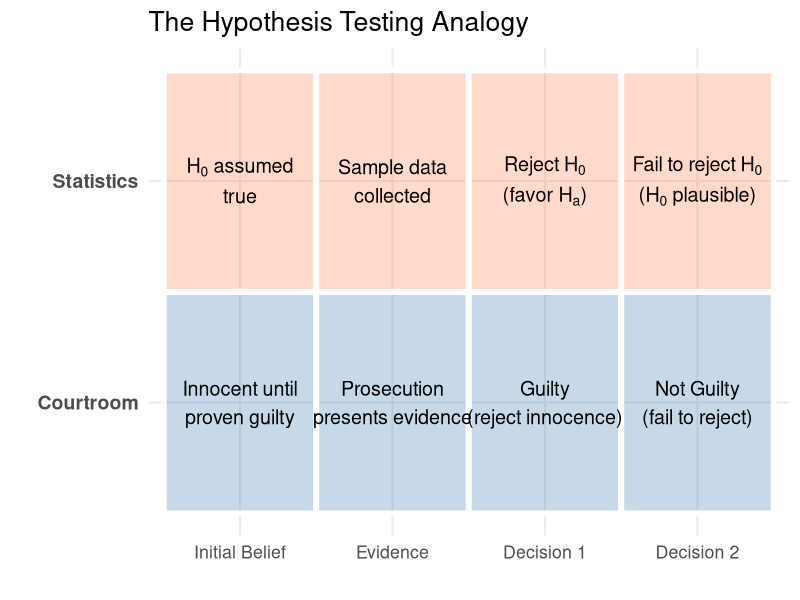
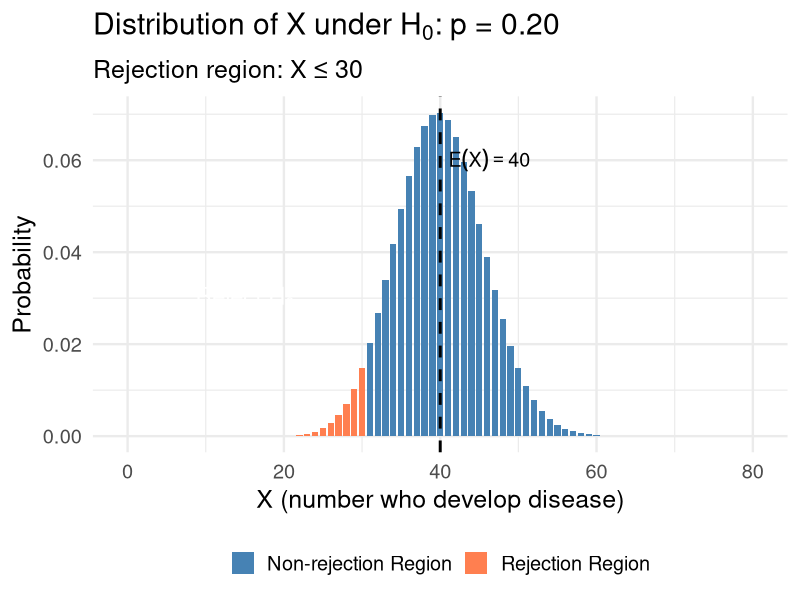
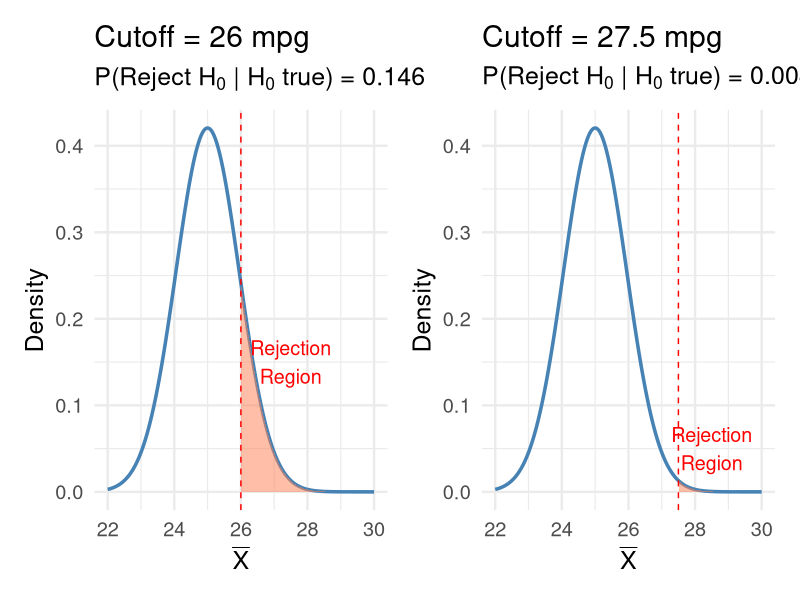
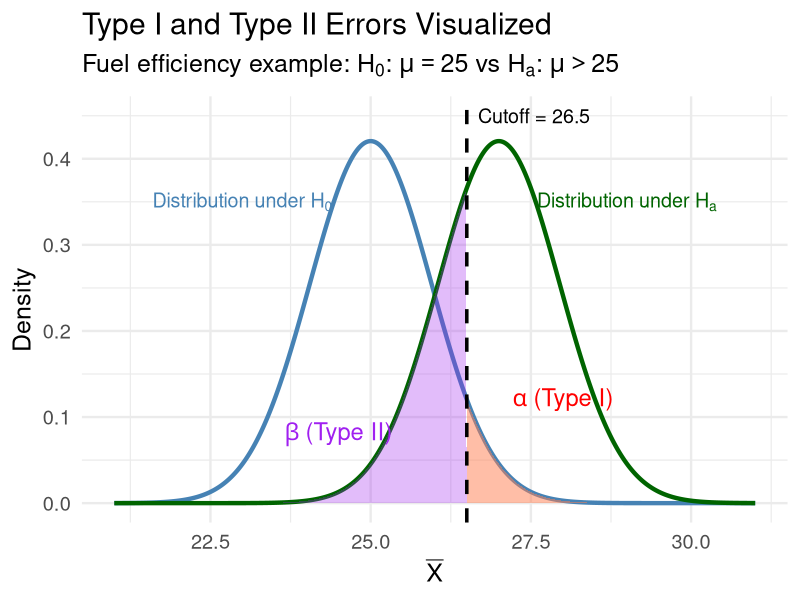
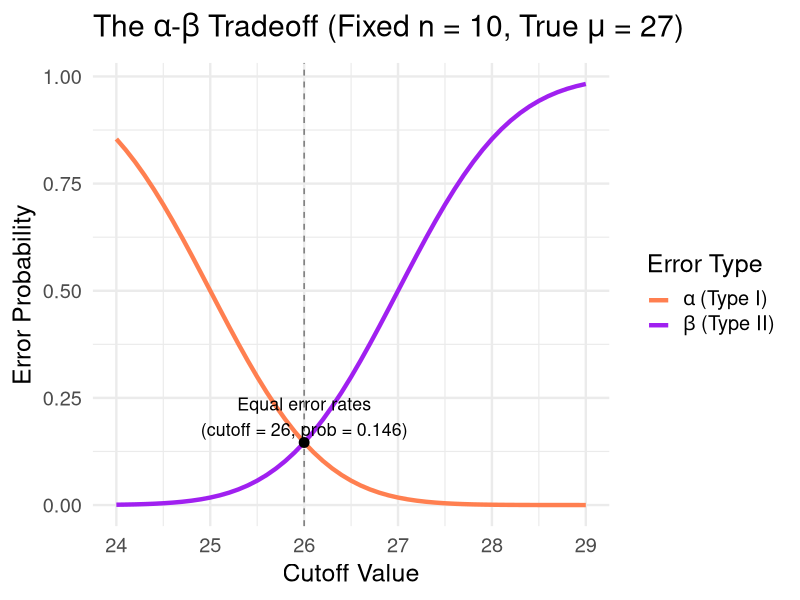
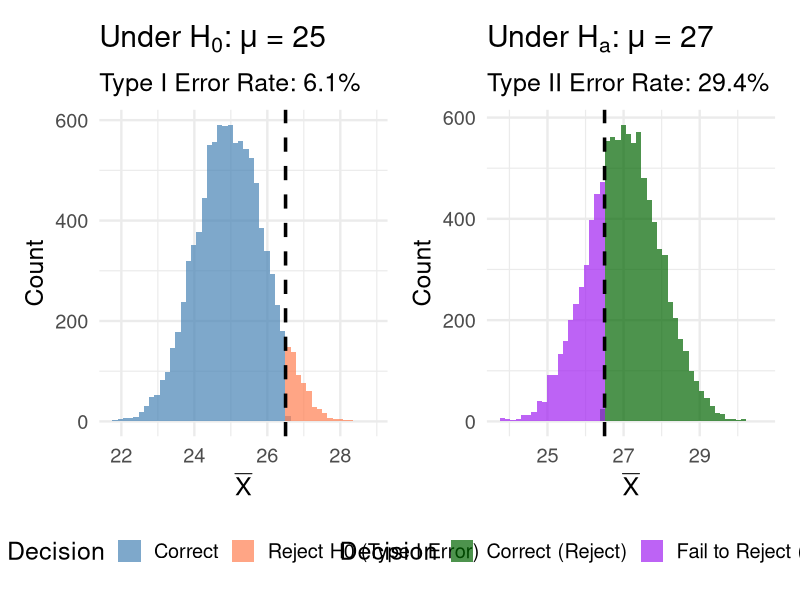
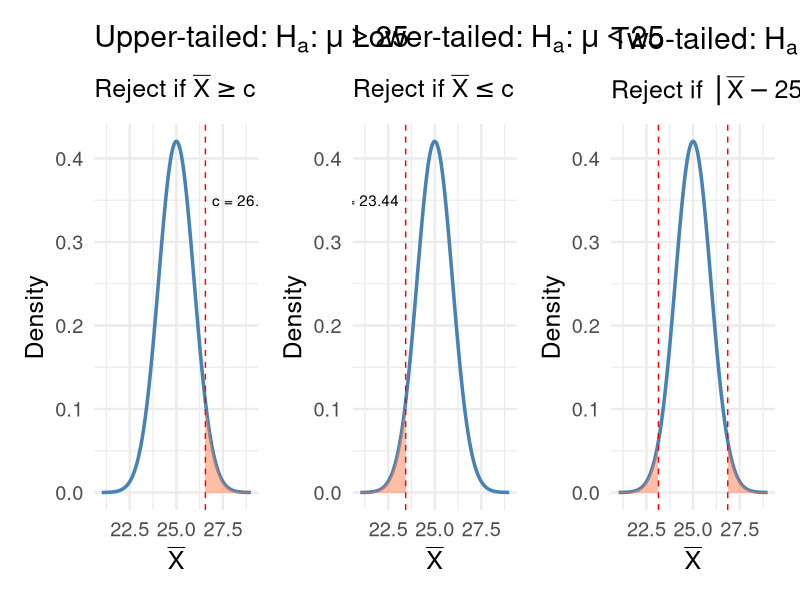
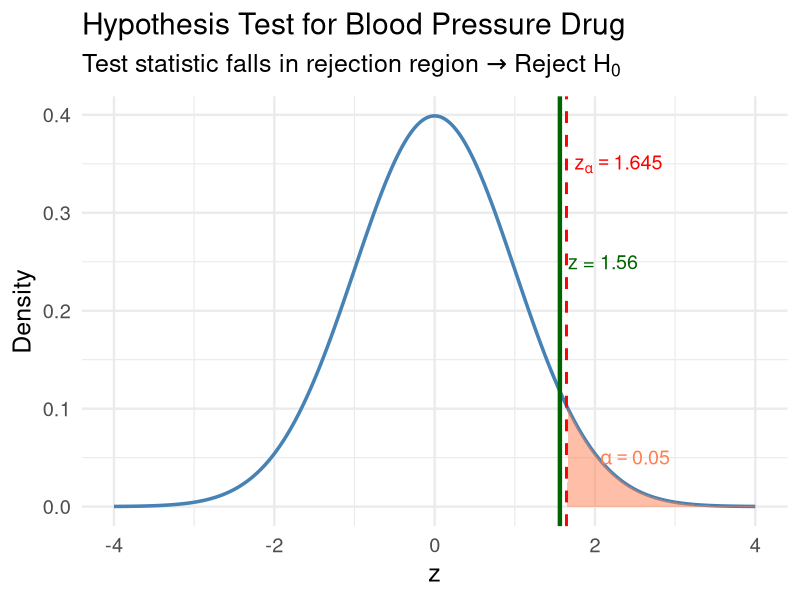

Write R code to recreate these figures, in order.
## ---- chunk 1
#| label: setup
#| include: false
library(tidyverse)
library(broom)
library(patchwork)
set.seed(551)
theme_set(theme_minimal(base_size = 18))
## ---- chunk 2
#| code-fold: true
#| fig-height: 5
#| fig-width: 12
# Create a visual comparison with plain text that renders reliably
trial_data <- tibble(
  Category = rep(c("Courtroom", "Statistics"), each = 4),
  Element = rep(c("Initial Belief", "Evidence", "Decision 1", "Decision 2"), 2),
  x_pos = rep(1:4, 2),
  y_pos = c(rep(1, 4), rep(2, 4))
)

# Base plot with tiles
p <- trial_data |>
  mutate(Element = factor(Element, levels = c("Initial Belief", "Evidence", "Decision 1", "Decision 2"))) |>
  ggplot(aes(x = Element, y = Category)) +
  geom_tile(aes(fill = Category), alpha = 0.3, color = "white", linewidth = 2) +
  scale_fill_manual(values = c("Courtroom" = "steelblue", "Statistics" = "coral")) +
  labs(title = "The Hypothesis Testing Analogy", x = "", y = "") +
  theme_minimal(base_size = 16) +
  theme(legend.position = "none",
        axis.text.y = element_text(face = "bold", size = 14))

# Add courtroom labels (plain text)
p <- p +
  annotate("text", x = 1, y = 1, label = "Innocent until\nproven guilty", size = 5) +
  annotate("text", x = 2, y = 1, label = "Prosecution\npresents evidence", size = 5) +
  annotate("text", x = 3, y = 1, label = "Guilty\n(reject innocence)", size = 5) +
  annotate("text", x = 4, y = 1, label = "Not Guilty\n(fail to reject)", size = 5)

# Add statistics labels using expression() for proper subscripts
p <- p +
  annotate("text", x = 1, y = 2, size = 5, parse = TRUE,
           label = 'atop(H[0]~"assumed", "true")') +
  annotate("text", x = 2, y = 2, label = "Sample data\ncollected", size = 5) +
  annotate("text", x = 3, y = 2, size = 5, parse = TRUE,
           label = 'atop("Reject"~H[0], "(favor"~H[a]*")")') +
  annotate("text", x = 4, y = 2, size = 5, parse = TRUE,
           label = 'atop("Fail to reject"~H[0], "("*H[0]~"plausible)")')

p
## ---- chunk 3
#| echo: true
# Under H0: X ~ Binomial(200, 0.20)
# Expected value under H0
n <- 200
p0 <- 0.20
expected_X <- n * p0
cat("Expected X under H0:", expected_X, "\n")
cat("Rejection region: X ≤ 30 (substantially less than 40)")
## ---- chunk 4
#| code-fold: true
#| fig-height: 6
# Binomial distribution under H0
x_vals <- 0:80
probs <- dbinom(x_vals, size = 200, prob = 0.20)

tibble(x = x_vals, prob = probs) |>
  mutate(region = ifelse(x <= 30, "Rejection Region", "Non-rejection Region")) |>
  ggplot(aes(x = x, y = prob, fill = region)) +
  geom_col(width = 0.8) +
  geom_vline(xintercept = 40, linetype = "dashed", color = "black", linewidth = 1) +
  scale_fill_manual(values = c("Rejection Region" = "coral", 
                                "Non-rejection Region" = "steelblue")) +
  annotate("text", x = 40, y = 0.06, label = expression(E(X) == 40), hjust = -0.1, size = 5) +
  annotate("text", x = 15, y = 0.03, label = expression("Reject"~H[0]), color = "white", size = 6, fontface = "bold") +
  labs(x = "X (number who develop disease)", y = "Probability",
       title = expression(paste("Distribution of X under ", H[0], ": p = 0.20")),
       subtitle = "Rejection region: X ≤ 30") +
  theme(legend.position = "bottom", legend.title = element_blank())
## ---- chunk 5
#| code-fold: true
#| fig-height: 6
#| fig-width: 14
# Show two different rejection regions
sigma <- 3
n <- 10
se <- sigma / sqrt(n)
mu0 <- 25

x_seq <- seq(22, 30, length.out = 300)
y_H0 <- dnorm(x_seq, mean = mu0, sd = se)

p1 <- tibble(x = x_seq, y = y_H0) |>
  ggplot(aes(x = x, y = y)) +
  geom_line(linewidth = 1.2, color = "steelblue") +
  geom_area(data = tibble(x = x_seq[x_seq >= 26], y = y_H0[x_seq >= 26]),
            aes(x = x, y = y), fill = "coral", alpha = 0.5) +
  geom_vline(xintercept = 26, linetype = "dashed", color = "red") +
  labs(title = "Cutoff = 26 mpg", 
       subtitle = bquote("P(Reject"~H[0]~"|"~H[0]~"true) ="~.(round(1 - pnorm(26, mu0, se), 3))),
       x = expression(bar(X)), y = "Density") +
  annotate("text", x = 27.5, y = 0.15, label = "Rejection\nRegion", color = "red", size = 5)

p2 <- tibble(x = x_seq, y = y_H0) |>
  ggplot(aes(x = x, y = y)) +
  geom_line(linewidth = 1.2, color = "steelblue") +
  geom_area(data = tibble(x = x_seq[x_seq >= 27.5], y = y_H0[x_seq >= 27.5]),
            aes(x = x, y = y), fill = "coral", alpha = 0.5) +
  geom_vline(xintercept = 27.5, linetype = "dashed", color = "red") +
  labs(title = "Cutoff = 27.5 mpg", 
       subtitle = bquote("P(Reject"~H[0]~"|"~H[0]~"true) ="~.(round(1 - pnorm(27.5, mu0, se), 3))),
       x = expression(bar(X)), y = "Density") +
  annotate("text", x = 28.5, y = 0.05, label = "Rejection\nRegion", color = "red", size = 5)

p1 + p2
## ---- chunk 6
#| code-fold: true
#| fig-height: 7
#| fig-width: 14
# Parameters
mu0 <- 25  # Null hypothesis mean
mu_a <- 27  # Alternative (true mean if H0 false)
sigma <- 3
n <- 10
se <- sigma / sqrt(n)
cutoff <- 26.5  # Rejection cutoff

x_seq <- seq(21, 31, length.out = 500)

# Create data for both distributions
df_null <- tibble(
  x = x_seq,
  y = dnorm(x_seq, mu0, se),
  dist = "Under H0 (mu = 25)"
)

df_alt <- tibble(
  x = x_seq,
  y = dnorm(x_seq, mu_a, se),
  dist = "Under Ha (mu = 27)"
)

# Plot
ggplot() +
  # Null distribution
  geom_line(data = df_null, aes(x = x, y = y), color = "steelblue", linewidth = 1.5) +
  geom_area(data = df_null |> filter(x >= cutoff), 
            aes(x = x, y = y), fill = "coral", alpha = 0.5) +
  # Alternative distribution  
  geom_line(data = df_alt, aes(x = x, y = y), color = "darkgreen", linewidth = 1.5) +
  geom_area(data = df_alt |> filter(x < cutoff),
            aes(x = x, y = y), fill = "purple", alpha = 0.3) +
  # Cutoff line
  geom_vline(xintercept = cutoff, linetype = "dashed", color = "black", linewidth = 1.2) +
  # Labels
  annotate("text", x = 28, y = 0.12, label = expression(alpha~"(Type I)"), 
           color = "red", size = 6, fontface = "bold") +
  annotate("text", x = 24.5, y = 0.08, label = expression(beta~"(Type II)"), 
           color = "purple", size = 6, fontface = "bold") +
  annotate("text", x = cutoff, y = 0.45, label = paste0("Cutoff = ", cutoff), 
           hjust = -0.1, size = 5) +
  annotate("text", x = 23, y = 0.35, label = expression(paste("Distribution under ", H[0])), 
           color = "steelblue", size = 5) +
  annotate("text", x = 29, y = 0.35, label = expression(paste("Distribution under ", H[a])), 
           color = "darkgreen", size = 5) +
  labs(x = expression(bar(X)), y = "Density",
       title = "Type I and Type II Errors Visualized",
       subtitle = expression("Fuel efficiency example:"~H[0]*":"~mu==25~"vs"~H[a]*":"~mu>25)) +
  theme(legend.position = "none")
## ---- chunk 7
#| echo: true
mu0 <- 25
sigma <- 3
n <- 10
se <- sigma / sqrt(n)
cutoff <- 27.5

# Type I error: P(reject H0 | H0 true)
alpha <- 1 - pnorm(cutoff, mean = mu0, sd = se)
cat("α = P(X̄ ≥", cutoff, "| μ =", mu0, ") =", round(alpha, 4), "\n")

# Type II error: P(fail to reject | H0 false)
# Suppose true mean is μ = 26.5
mu_true <- 26.5
beta <- pnorm(cutoff, mean = mu_true, sd = se)
cat("β = P(X̄ <", cutoff, "| μ =", mu_true, ") =", round(beta, 4), "\n")
cat("Power = 1 - β =", round(1 - beta, 4))
## ---- chunk 8
#| echo: true
# Demonstrate tradeoff with different cutoffs
cutoffs <- c(26, 26.5, 27, 27.5, 28)
alpha_vals <- 1 - pnorm(cutoffs, mu0, se)
beta_vals <- pnorm(cutoffs, mean = 27, sd = se)  # assuming true mu = 27

tibble(Cutoff = cutoffs, Alpha = round(alpha_vals, 4), Beta = round(beta_vals, 4)) |>
  mutate(Power = 1 - Beta)
## ---- chunk 9
#| code-fold: true
#| fig-height: 6
cutoffs_seq <- seq(24, 29, by = 0.1)
error_data <- tibble(
  cutoff = cutoffs_seq,
  alpha = 1 - pnorm(cutoffs_seq, mu0, se),
  beta = pnorm(cutoffs_seq, mean = 27, sd = se)
) |>
  pivot_longer(cols = c(alpha, beta), names_to = "error_type", values_to = "probability")

# Find the actual crossing point where alpha = beta
crossing <- uniroot(
  function(c) (1 - pnorm(c, mu0, se)) - pnorm(c, mean = 27, sd = se),
  interval = c(24, 29)
)
equal_error_cutoff <- crossing$root
equal_error_prob <- 1 - pnorm(equal_error_cutoff, mu0, se)

ggplot(error_data, aes(x = cutoff, y = probability, color = error_type)) +
  geom_line(linewidth = 1.5) +
  scale_color_manual(values = c("alpha" = "coral", "beta" = "purple"),
                     labels = c(expression(alpha~"(Type I)"), expression(beta~"(Type II)"))) +
  geom_vline(xintercept = equal_error_cutoff, linetype = "dashed", alpha = 0.5) +
  annotate("point", x = equal_error_cutoff, y = equal_error_prob, size = 3) +
  annotate("text", x = equal_error_cutoff, y = equal_error_prob + 0.06, 
           label = paste0("Equal error rates\n(cutoff = ", round(equal_error_cutoff, 2), 
                          ", prob = ", round(equal_error_prob, 3), ")"),
           hjust = 0.5, size = 4.5) +
  labs(x = "Cutoff Value", y = "Error Probability",
       title = bquote("The"~alpha*"-"*beta~"Tradeoff (Fixed n = 10, True"~mu~"= 27)"),
       color = "Error Type") +
  theme(legend.position = "right")
## ---- chunk 10
#| echo: true
#| code-fold: true
set.seed(551)
n_simulations <- 10000
n <- 10
sigma <- 3
cutoff <- 26.5

# Simulate under H0 (mu = 25)
samples_H0 <- replicate(n_simulations, {
  x <- rnorm(n, mean = 25, sd = sigma)
  mean(x)
})
type_I_rate <- mean(samples_H0 >= cutoff)

# Simulate under Ha (mu = 27)
samples_Ha <- replicate(n_simulations, {
  x <- rnorm(n, mean = 27, sd = sigma)
  mean(x)
})
type_II_rate <- mean(samples_Ha < cutoff)

cat("Simulated Type I Error Rate:", round(type_I_rate, 4), "\n")
cat("Theoretical α:", round(1 - pnorm(cutoff, 25, sigma/sqrt(n)), 4), "\n\n")
cat("Simulated Type II Error Rate:", round(type_II_rate, 4), "\n")
cat("Theoretical β:", round(pnorm(cutoff, 27, sigma/sqrt(n)), 4))
## ---- chunk 11
#| code-fold: true
#| fig-height: 6
#| fig-width: 14
p1 <- tibble(xbar = samples_H0) |>
  mutate(decision = ifelse(xbar >= cutoff, "Reject H0 (Type I Error)", "Correct")) |>
  ggplot(aes(x = xbar, fill = decision)) +
  geom_histogram(bins = 50, alpha = 0.7, position = "identity") +
  geom_vline(xintercept = cutoff, linetype = "dashed", linewidth = 1.2) +
  scale_fill_manual(values = c("Correct" = "steelblue", "Reject H0 (Type I Error)" = "coral")) +
  labs(x = expression(bar(X)), y = "Count",
       title = expression(paste("Under ", H[0], ": ", mu, " = 25")),
       subtitle = paste0("Type I Error Rate: ", round(type_I_rate * 100, 1), "%"),
       fill = "Decision") +
  theme(legend.position = "bottom")

p2 <- tibble(xbar = samples_Ha) |>
  mutate(decision = ifelse(xbar >= cutoff, "Correct (Reject)", "Fail to Reject (Type II Error)")) |>
  ggplot(aes(x = xbar, fill = decision)) +
  geom_histogram(bins = 50, alpha = 0.7, position = "identity") +
  geom_vline(xintercept = cutoff, linetype = "dashed", linewidth = 1.2) +
  scale_fill_manual(values = c("Correct (Reject)" = "darkgreen", 
                                "Fail to Reject (Type II Error)" = "purple")) +
  labs(x = expression(bar(X)), y = "Count",
       title = expression(paste("Under ", H[a], ": ", mu, " = 27")),
       subtitle = paste0("Type II Error Rate: ", round(type_II_rate * 100, 1), "%"),
       fill = "Decision") +
  theme(legend.position = "bottom")

p1 + p2
## ---- chunk 12
#| echo: true
alpha <- 0.05
mu0 <- 25
sigma <- 3
n <- 10
se <- sigma / sqrt(n)

# Critical value for upper-tailed test
z_alpha <- qnorm(1 - alpha)
critical_value <- mu0 + z_alpha * se

cat("z_α =", round(z_alpha, 3), "\n")
cat("Critical value: X̄ ≥", round(critical_value, 3), "\n")
cat("Rejection region: X̄ ≥", round(critical_value, 3))
## ---- chunk 13
#| code-fold: true
#| fig-height: 6
#| fig-width: 16
x_seq <- seq(21, 29, length.out = 500)
y <- dnorm(x_seq, mu0, se)

z_alpha <- qnorm(1 - alpha)
z_alpha2 <- qnorm(1 - alpha/2)

crit_upper <- mu0 + z_alpha * se
crit_lower <- mu0 - z_alpha * se
crit_two_upper <- mu0 + z_alpha2 * se
crit_two_lower <- mu0 - z_alpha2 * se

df <- tibble(x = x_seq, y = y)

p1 <- ggplot(df, aes(x, y)) +
  geom_line(linewidth = 1.2, color = "steelblue") +
  geom_area(data = df |> filter(x >= crit_upper), fill = "coral", alpha = 0.5) +
  geom_vline(xintercept = crit_upper, linetype = "dashed", color = "red") +
  annotate("text", x = crit_upper, y = 0.35, label = paste0("c = ", round(crit_upper, 2)), hjust = -0.1) +
  labs(title = expression("Upper-tailed:"~H[a]*":"~mu > 25),
       subtitle = expression("Reject if"~bar(X) >= c), x = expression(bar(X)), y = "Density")

p2 <- ggplot(df, aes(x, y)) +
  geom_line(linewidth = 1.2, color = "steelblue") +
  geom_area(data = df |> filter(x <= crit_lower), fill = "coral", alpha = 0.5) +
  geom_vline(xintercept = crit_lower, linetype = "dashed", color = "red") +
  annotate("text", x = crit_lower, y = 0.35, label = paste0("c = ", round(crit_lower, 2)), hjust = 1.1) +
  labs(title = expression("Lower-tailed:"~H[a]*":"~mu < 25),
       subtitle = expression("Reject if"~bar(X) <= c), x = expression(bar(X)), y = "Density")

p3 <- ggplot(df, aes(x, y)) +
  geom_line(linewidth = 1.2, color = "steelblue") +
  geom_area(data = df |> filter(x >= crit_two_upper), fill = "coral", alpha = 0.5) +
  geom_area(data = df |> filter(x <= crit_two_lower), fill = "coral", alpha = 0.5) +
  geom_vline(xintercept = c(crit_two_lower, crit_two_upper), linetype = "dashed", color = "red") +
  labs(title = expression("Two-tailed:"~H[a]*":"~mu != 25),
       subtitle = expression("Reject if"~group("|", bar(X) - 25, "|") >= c), x = expression(bar(X)), y = "Density")

p1 + p2 + p3
## ---- chunk 14
#| echo: true
# Given data
xbar <- 12.5
sigma <- 8
n <- 25
mu0 <- 10
alpha <- 0.05

# Standard error
se <- sigma / sqrt(n)

# Test statistic: Z = (X̄ - μ₀) / (σ/√n)
z_stat <- (xbar - mu0) / se
cat("Test statistic: z =", round(z_stat, 3), "\n")

# Critical value for α = 0.05 (upper-tailed)
z_crit <- qnorm(1 - alpha)
cat("Critical value: z_α =", round(z_crit, 3), "\n")

# Rejection region
cat("Rejection region: z ≥", round(z_crit, 3))
## ---- chunk 15
#| echo: true
# Decision
if (z_stat >= z_crit) {
  cat("Decision: Reject H₀\n\n")
  cat("Interpretation: There is statistically significant evidence at α = 0.05\n")
  cat("that the true mean BP reduction exceeds 10 mmHg.")
} else {
  cat("Decision: Fail to reject H₀\n\n")
  cat("Interpretation: There is insufficient evidence at α = 0.05\n")
  cat("to conclude that the true mean BP reduction exceeds 10 mmHg.")
}
## ---- chunk 16
#| code-fold: true
#| fig-height: 6
z_seq <- seq(-4, 4, length.out = 500)
y <- dnorm(z_seq)

tibble(z = z_seq, y = y) |>
  ggplot(aes(x = z, y = y)) +
  geom_line(linewidth = 1.2, color = "steelblue") +
  geom_area(data = tibble(z = z_seq[z_seq >= z_crit], 
                          y = dnorm(z_seq[z_seq >= z_crit])),
            aes(x = z, y = y), fill = "coral", alpha = 0.5) +
  geom_vline(xintercept = z_crit, linetype = "dashed", color = "red", linewidth = 1) +
  geom_vline(xintercept = z_stat, color = "darkgreen", linewidth = 1.5) +
  annotate("text", x = z_crit + 0.1, y = 0.35, 
           label = expression(z[alpha] == 1.645), hjust = 0, size = 5, color = "red") +
  annotate("text", x = z_stat + 0.1, y = 0.25, 
           label = paste0("z = ", round(z_stat, 2)), hjust = 0, size = 5, color = "darkgreen") +
  annotate("text", x = 2.5, y = 0.05, label = expression(alpha == 0.05), color = "coral", size = 5) +
  labs(x = "z", y = "Density",
       title = "Hypothesis Test for Blood Pressure Drug",
       subtitle = expression("Test statistic falls in rejection region"~symbol("\256")~"Reject"~H[0]))
## ---- chunk 17
#| echo: true
#| code-fold: true
# Type I error (fixed at α)
cat("Type I Error Probability: α =", alpha, "\n\n")

# Type II error for different true values of μ
mu_true_vals <- c(11, 12, 13, 14, 15)
beta_vals <- pnorm(mu0 + z_crit * se, mean = mu_true_vals, sd = se)

error_table <- tibble(
  `True μ` = mu_true_vals,
  `β (Type II)` = round(beta_vals, 4),
  `Power (1-β)` = round(1 - beta_vals, 4)
)

cat("Type II Error and Power for different true μ values:\n")
print(error_table)
## ---- chunk 18
#| code-fold: true
#| fig-height: 6
mu_range <- seq(10, 18, by = 0.1)
power_vals <- 1 - pnorm(mu0 + z_crit * se, mean = mu_range, sd = se)

tibble(mu = mu_range, power = power_vals) |>
  ggplot(aes(x = mu, y = power)) +
  geom_line(linewidth = 1.5, color = "darkgreen") +
  geom_hline(yintercept = 0.8, linetype = "dashed", color = "red") +
  geom_vline(xintercept = 10, linetype = "dotted", alpha = 0.5) +
  annotate("text", x = 17, y = 0.82, label = "80% Power", color = "red", size = 5) +
  annotate("text", x = 10.2, y = 0.5, label = expression(H[0]: mu == 10), hjust = 0, size = 5) +
  labs(x = expression(paste("True ", mu)), y = "Power",
       title = "Power Function for Blood Pressure Test",
       subtitle = "Power increases as true μ moves away from null value") +
  scale_y_continuous(limits = c(0, 1), breaks = seq(0, 1, by = 0.2))
## ---- chunk 19
#| echo: true
# 95% confidence interval (two-sided)
ci_lower <- xbar - qnorm(0.975) * se
ci_upper <- xbar + qnorm(0.975) * se

cat("95% CI for μ: (", round(ci_lower, 2), ",", round(ci_upper, 2), ")\n")
cat("Null value μ₀ = 10\n\n")

if (ci_lower > 10) {
  cat("Since 10 is below the CI, we would reject H₀: μ = 10\n")
  cat("in favor of Hₐ: μ ≠ 10 at α = 0.05")
} else if (ci_upper < 10) {
  cat("Since 10 is above the CI, we would reject H₀: μ = 10")
} else {
  cat("Since 10 is within the CI, we would fail to reject H₀: μ = 10\n")
  cat("at α = 0.05")
}
## ---- chunk 20
#| code-fold: true
#| fig-height: 6
# Show CI and null value
tibble(
  x = xbar,
  lower = ci_lower,
  upper = ci_upper
) |>
  ggplot(aes(y = 1)) +
  geom_errorbarh(aes(xmin = lower, xmax = upper), height = 0.1, linewidth = 2, color = "steelblue") +
  geom_point(aes(x = x), size = 5, color = "steelblue") +
  geom_vline(xintercept = 10, linetype = "dashed", color = "red", linewidth = 1.5) +
  annotate("text", x = 10, y = 1.15, label = expression(H[0]:~mu == 10), color = "red", size = 6) +
  annotate("text", x = xbar, y = 0.85, label = as.expression(bquote(bar(x) == .(xbar))), size = 5) +
  annotate("text", x = (ci_lower + ci_upper)/2, y = 1.1, 
           label = paste0("95% CI: (", round(ci_lower, 1), ", ", round(ci_upper, 1), ")"), 
           size = 5, color = "steelblue") +
  coord_cartesian(xlim = c(7, 18), ylim = c(0.7, 1.3)) +
  labs(x = expression(mu), y = "",
       title = "Confidence Interval and Hypothesis Test",
       subtitle = expression("Null value (10) is below the CI"~symbol("\256")~"Reject"~H[0])) +
  theme(axis.text.y = element_blank(), axis.ticks.y = element_blank())
